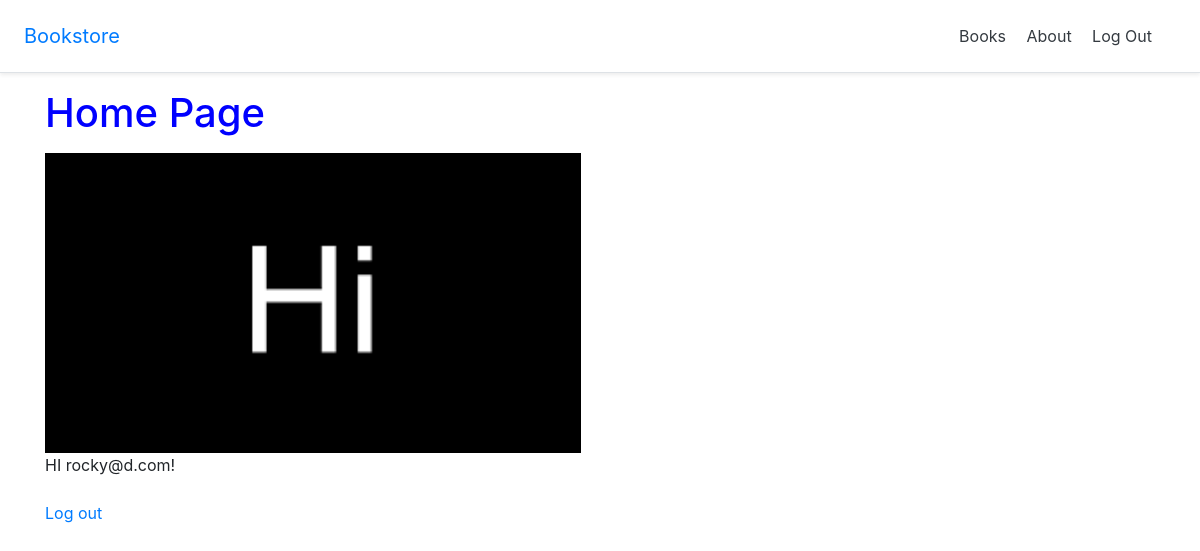
Page / (signed in) on the earlier database version.
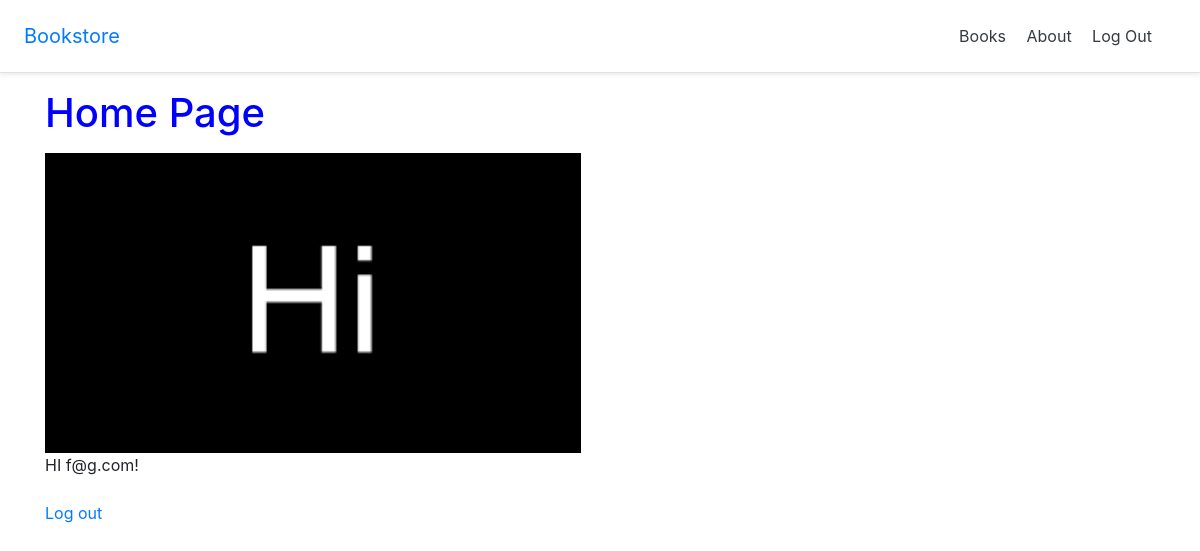
Same page on the later database version.
### users/models.py (models this page shows)
class CustomUser(AbstractUser):
    pass

### pages/views.py (the view)
# urls.py: path('',HomePageView.as_view(), name='home'),
class HomePageView(TemplateView):
    template_name = 'home.html'

### templates/home.html (shortened to what this page needs)
{% extends '_base.html' %}
{% load static %}
{% load socialaccount %}
{% block content %}
<h1>Home Page</h1>
<img class="bookcover" src="{% static 'images/r.jpg' %}">
<br>
{% if user.is_authenticated %}
    HI {{ user.email }}!
    <p><br><a href="{% url 'account_logout' %}">Log out</a></p>
{% else %}
    <p>Your not logged in buddy </p>
    <a href="{% url 'account_login' %}">Login</a>
    <a href="{% url 'account_signup' %}">Signup</a>
{% endif %}
{% endblock content %}

### templates/_base.html (shortened to what this page needs)
{% load static %}
<!DOCTYPE html>
<html>
    <head>
<link rel="stylesheet" href="https://stackpath.bootstrapcdn.com/bootstrap/\
4.3.1/css/bootstrap.min.css" integrity="sha384-ggOyR0iXCbMQv3Xipma34MD+dH/\
1fQ784/j6cY/iJTQUOhcWr7x9JvoRxT2MZw1T">
        <link rel="stylesheet" href="{% static 'css/base.css' %}">
    </head>
    <body>
        <header>
            <div class="d-flex flex-column flex-md-row align-items-center p-3 px-md-4
            mb-3 bg-white border-bottom shadow-sm">
            <a href="{% url 'home' %}" class="navbar-brand my-0 mr-md-auto
            font-weight-normal">Bookstore</a>
            <nav class="my-2 my-md-0 mr-md-3">
            <a class="p-2 text-dark" href="{% url 'book_list' %}">Books</a>
            <a class="p-2 text-dark" href="{% url 'about' %}">About</a>
            {% if user.is_authenticated %}
            <a class="p-2 text-dark" href="{% url 'account_logout' %}">Log Out</a>
            {% else %}
            <a class="p-2 text-dark" href="{% url 'account_login' %}">Log In</a>
            <a class="btn btn-outline-primary"
            href="{% url 'account_signup' %}">Sign Up</a>
{% endif %}
</nav>
</div>
</header>
<div class="container">
{% block content %}
{% endblock content %}
</div>
    </body>
</html>

### static/css/base.css (style rules this page uses)
h1 { color: blue; }
.bookcover { height: 300px; width: auto; }

Differences in the rows shown:
changed CustomUser: email "rocky@d.com" → "f@g.com"
